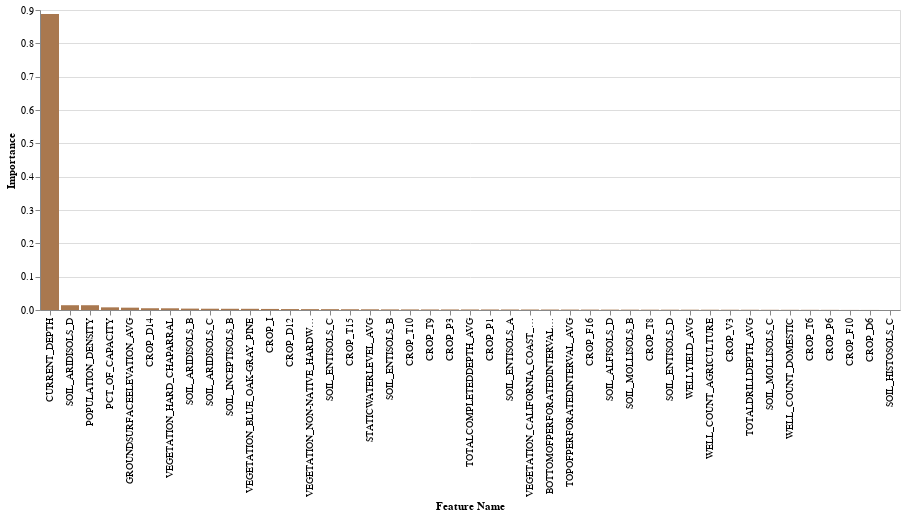

Write notebook code for a chart like this one.
### Markdown cell above
###  Feature Importance

### Code cell
col_list = [col for col in X_train_impute_df if "TOWNSHIP_RANGE" not in col  and 'YEAR' not in col]
rfreg = RandomForestRegressor().fit(X_train_impute_df[col_list], y_train)
draw_feature_importance(col_list, rfreg.feature_importances_)

### Figure 1 — Vega-Lite specification as saved in the notebook (floating-point values rounded to 4 significant figures)
{"config": {"view": {"continuousWidth": 400, "continuousHeight": 300}}, "data": {"name": "data-f01b38f3bdd9b94f12ad647fa064f089"}, "mark": {"type": "bar", "color": "#A9784F"}, "encoding": {"x": {"field": "Feature Name", "sort": "-y", "type": "nominal"}, "y": {"field": "Importance", "type": "quantitative"}}, "$schema": "https://vega.github.io/schema/vega-lite/v4.17.0.json", "datasets": {"data-f01b38f3bdd9b94f12ad647fa064f089": [{"Feature Name": "TOTALDRILLDEPTH_AVG", "Importance": 0.0007396}, {"Feature Name": "WELLYIELD_AVG", "Importance": 0.0008978}, {"Feature Name": "STATICWATERLEVEL_AVG", "Importance": 0.002108}, {"Feature Name": "TOPOFPERFORATEDINTERVAL_AVG", "Importance": 0.001298}, {"Feature Name": "BOTTOMOFPERFORATEDINTERVAL_AVG", "Importance": 0.001392}, {"Feature Name": "TOTALCOMPLETEDDEPTH_AVG", "Importance": 0.001598}, {"Feature Name": "VEGETATION_NON-NATIVE_HARDWOOD_FOREST", "Importance": 0.002606}, {"Feature Name": "VEGETATION_BLUE_OAK-GRAY_PINE", "Importance": 0.003616}, {"Feature Name": "VEGETATION_HARD_CHAPARRAL", "Importance": 0.00512}, {"Feature Name": "VEGETATION_CALIFORNIA_COAST_LIVE_OAK", "Importance": 0.001475}, {"Feature Name": "SOIL_INCEPTISOLS_B", "Importance": 0.003703}, {"Feature Name": "SOIL_ENTISOLS_B", "Importance": 0.001841}, {"Feature Name": "SOIL_ENTISOLS_D", "Importance": 0.0009399}, {"Feature Name": "SOIL_MOLLISOLS_B", "Importance": 0.001043}, {"Feature Name": "SOIL_ENTISOLS_A", "Importance": 0.00154}, {"Feature Name": "SOIL_HISTOSOLS_C", "Importance": 9.544e-06}, {"Feature Name": "SOIL_MOLLISOLS_C", "Importance": 0.0006093}, {"Feature Name": "SOIL_ALFISOLS_D", "Importance": 0.001129}, {"Feature Name": "SOIL_ARIDISOLS_D", "Importance": 0.01434}, {"Feature Name": "SOIL_ARIDISOLS_B", "Importance": 0.004228}, {"Feature Name": "SOIL_ENTISOLS_C", "Importance": 0.00253}, {"Feature Name": "SOIL_ARIDISOLS_C", "Importance": 0.003869}, {"Feature Name": "CROP_V3", "Importance": 0.0007862}, {"Feature Name": "CROP_T6", "Importance": 0.000534}, {"Feature Name": "CROP_D12", "Importance": 0.002801}, {"Feature Name": "CROP_D14", "Importance": 0.005283}, {"Feature Name": "CROP_T15", "Importance": 0.002282}, {"Feature Name": "CROP_D6", "Importance": 0.0001656}, {"Feature Name": "CROP_I", "Importance": 0.003183}, {"Feature Name": "CROP_P1", "Importance": 0.001572}, {"Feature Name": "CROP_P3", "Importance": 0.001616}, {"Feature Name": "CROP_F16", "Importance": 0.001222}, {"Feature Name": "CROP_F10", "Importance": 0.0002338}, {"Feature Name": "CROP_T9", "Importance": 0.001638}, {"Feature Name": "CROP_T10", "Importance": 0.00174}, {"Feature Name": "CROP_T8", "Importance": 0.0009426}, {"Feature Name": "CROP_P6", "Importance": 0.0004237}, {"Feature Name": "POPULATION_DENSITY", "Importance": 0.01432}, {"Feature Name": "PCT_OF_CAPACITY", "Importance": 0.007965}, {"Feature Name": "GROUNDSURFACEELEVATION_AVG", "Importance": 0.007011}, {"Feature Name": "WELL_COUNT_AGRICULTURE", "Importance": 0.0008236}, {"Feature Name": "WELL_COUNT_DOMESTIC", "Importance": 0.0005587}, {"Feature Name": "CURRENT_DEPTH", "Importance": 0.8883}]}}
